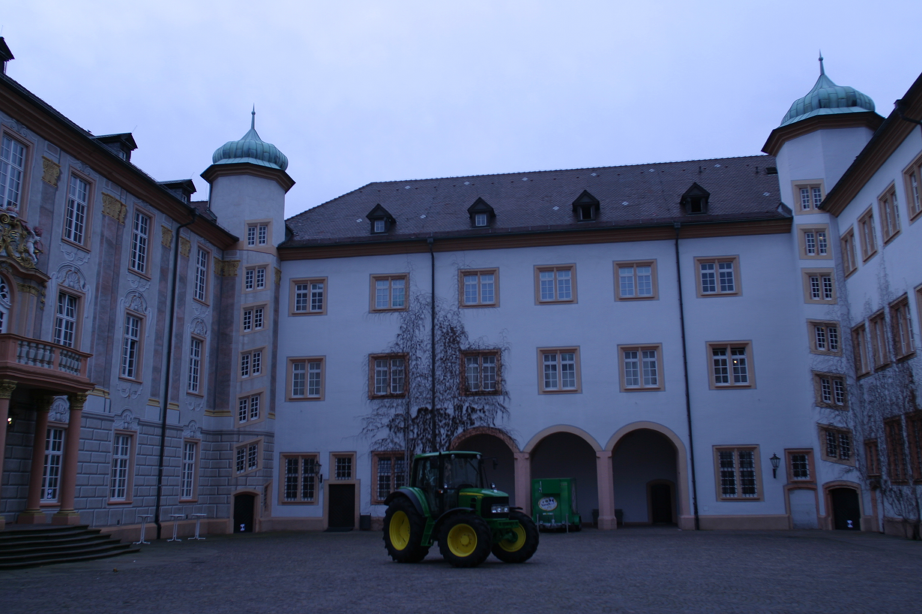
#> input picture LAB 3/Data/0000_s.png, 922 x 614 px
$ jupyter execute --allow-errors lab3.ipynb
#> lines starting #> are read from the running program, lines starting #| are printed output that depends on the picture
### LAB 3/utils.py
from collections.abc import Iterable
from typing import Optional

import numpy as np
from PIL import Image
import matplotlib.pyplot as plt
from mpl_toolkits import mplot3d
from mpl_toolkits.mplot3d import Axes3D


# [23 lines left out: functions projective2img, img2projective, homogeneous2euclidean, not called in this run]


def euclidean2homogeneous(x):
    """
    Take a 3D euclidean coordinate and add the 4th dimension of homogenous cordinate
    """
    assert x.shape[0] == 3, f'`x` shape {x.shape} expected (3,...) '
    return np.vstack((x, np.ones_like(x[0, ...])))


# [30 lines left out: functions line_draw, plot_img, optical_center, not called in this run]


def view_direction(P, x):
    v, resid, rank, s = np.linalg.lstsq(P[:, :3], x, rcond=None)
    return v


# [84 lines left out: functions draw_points, draw_lines, get_camera_frame_points, plot_camera, line_draw, plot_img, not called in this run]

### LAB 3/lab3.ipynb
# **Lab 3: Reconstruction from two views (knowing internal camera parameters)**

In this lab you will learn how to estimate the fundamental matrix that relates two images, corresponding to two different views of the same scene, given a set of correspondences between them. Also, you will learn how to triangulate the matching correspondences between two views of the same scene, by means of applying the Direct Linear Method (DLT). Then, you will compute the camera matrices of these images given the Fundamental Matrix and the Intrinsic Matrix, and will evaluate your triangulation method on these camera matrices by estimating the reprojection error in the triangulation.

The following file combines some text cells (Markdown cells) and code cells. Some parts of the code need to be completed. All tasks you need to complete are marked in <span style='color:Green'> green.  </span>

[cell 1]
from IPython.display import display, HTML
import numpy as np
from numpy import linalg as LA
import cv2
import math
import sys
import random
import matplotlib
from matplotlib import pyplot as plt
matplotlib.rcParams['figure.figsize'] = (19, 10)
from operator import itemgetter
from plotly import graph_objects as go
import copy
from tqdm import tqdm
from multiprocessing import Pool
import numpy as np
from time import time
from functools import partial

import utils
from utils import homogeneous2euclidean, euclidean2homogeneous, projective2img, img2projective

np.set_printoptions(precision=3)

## **1. Estimation of the fundamental matrix**

### **1.1 Normalized 8-point algorithm**

The first task is to create the function that estimates the fundamental matrix given a set of point correspondences between a pair of images.

<span style='color:Green'> - Complete the function "fundamental_matrix" below.  </span>

[cell 2]
def fundamental_matrix(points1, points2):
    assert points1.shape == points2.shape, "The number of points in both sets must be the same"
    assert points1.shape[0] >= 8, "At least 8 point correspondences are required"

    points1 = points1/points1[:, 2].reshape(-1, 1)
    points2 = points2/points2[:, 2].reshape(-1, 1)

    print(points1)

    # Set up the matrix A for the homogeneous system Af = 0
    A = np.zeros((points1.shape[0], 9))

    for i in range(points1.shape[0]):
        x1, y1, _ = points1[i]
        x2, y2, _ = points2[i]
        A[i] = [x2 * x1, x2 * y1, x2, y2 * x1, y2 * y1, y2, x1, y1, 1]

    # Solve Af = 0 using SVD, where f is the vectorized form of F
    _, _, Vt = np.linalg.svd(A)
    f = Vt[-1, :]

    # Reshape f into a 3x3 matrix to form the fundamental matrix F
    F = f.reshape(3, 3)

    # Enforce the rank-2 constraint using SVD
    U, S, Vt = np.linalg.svd(F)
    S[2] = 0  # Set the smallest singular value to 0
    F = np.dot(U, np.dot(np.diag(S), Vt))

    return F

In order to check that the completed function works properly you may use this code which is a toy example where we know the ground truth image.

<span style='color:Green'> - Complete the expression of the ground truth fundamental matrix.  </span>

[cell 3]
# Two camera matrices for testing purposes
P1 = np.zeros((3,4))
P1[0,0] = P1[1,1] = P1[2,2] = 1
angle = 15 # degrees
theta = np.radians(angle)
c, s = np.cos(theta), np.sin(theta)
R = np.array([[c, -s, 0], [s, c, 0], [0, 0, 1]])
t = np.array([[.3, .1, .2]])

P2 = np.concatenate((R, t.T), axis=1)
n = 8
rand = np.random.uniform(0,1,n)
rand = rand.reshape((1, n))
rand2 = np.random.uniform(0,1,2*n)
rand2 = rand2.reshape((2, n))
ones = np.ones((1,n))
X = np.concatenate((rand2, 3*rand, ones), axis=0)

x1_test = P1 @ X
x2_test = P2 @ X

print(x1_test,x2_test)

# Estimate fundamental matrix (you need to create this function)
F_es = fundamental_matrix(x1_test.T, x2_test.T)

# Ground truth fundamental matrix
F_gt = np.array([[0      ,-t[0, 2],t[0, 1] ],
                [t[0, 2] ,0       ,-t[0, 0]],
                [-t[0, 1],t[0, 0] ,0       ]])

# Evaluation: these two matrices should be very similar
F_gt = F_gt / LA.norm(F_gt)
F_es = np.sign(F_es[0,0])*F_es / LA.norm(F_es)
print(F_gt)
print(F_es)
print(LA.norm(F_gt-F_es))

### **1.2 Robust estimation of the fundamental matrix**

The goal of this section is to estimate the fundamental matrix in a practical situation where the image correspondences contain outliers. For that you will have to write the code of the robust version of the previous algorithm.

We will start by computing and visualizing the image matches.

[cell 4]
# Compute inage correspondences #

# Read images
img1 = cv2.imread('Data/0000_s.png',cv2.IMREAD_GRAYSCALE)
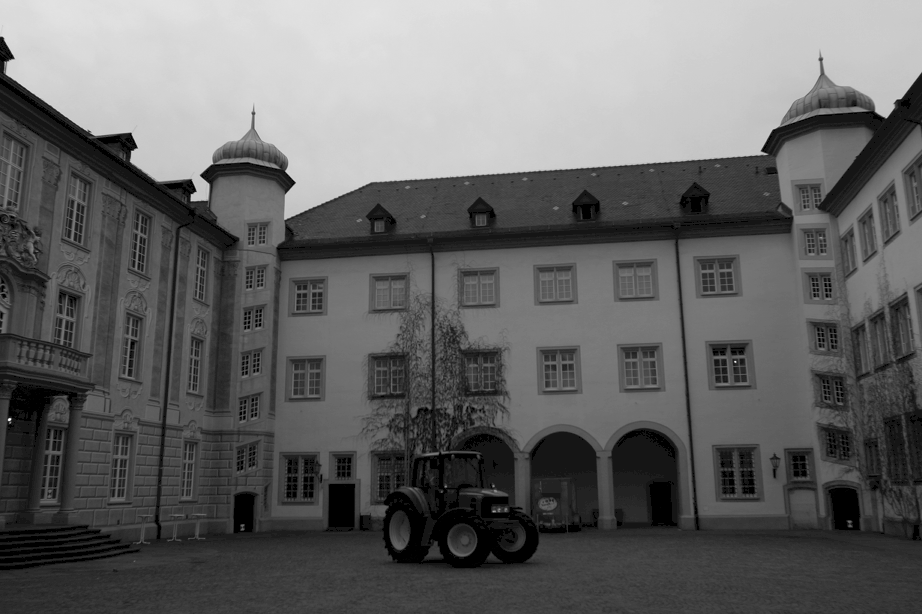
#> img1: shape (614, 922); min 0, max 255, mean 101
img2 = cv2.imread('Data/0001_s.png',cv2.IMREAD_GRAYSCALE)
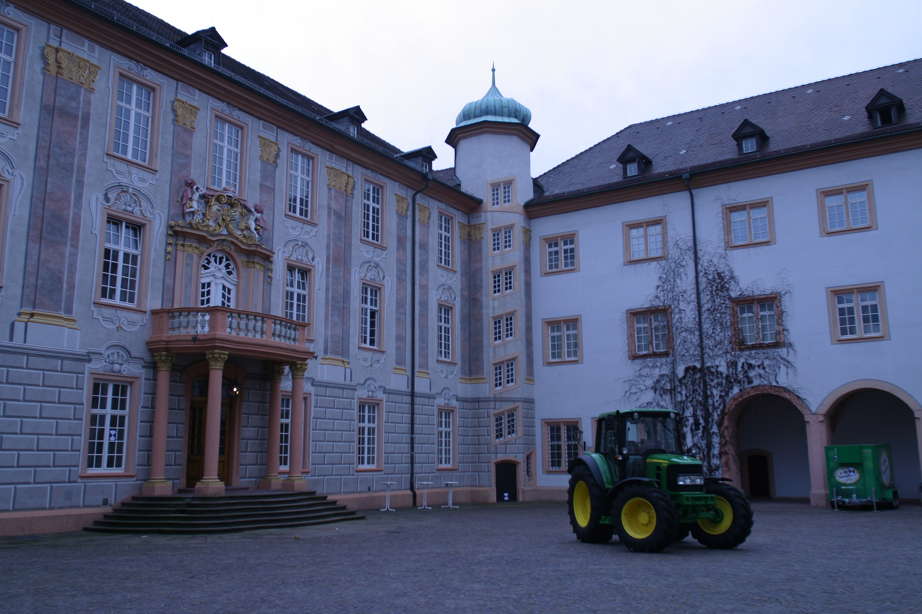
#> input picture LAB 3/Data/0001_s.png, 922 x 614 px
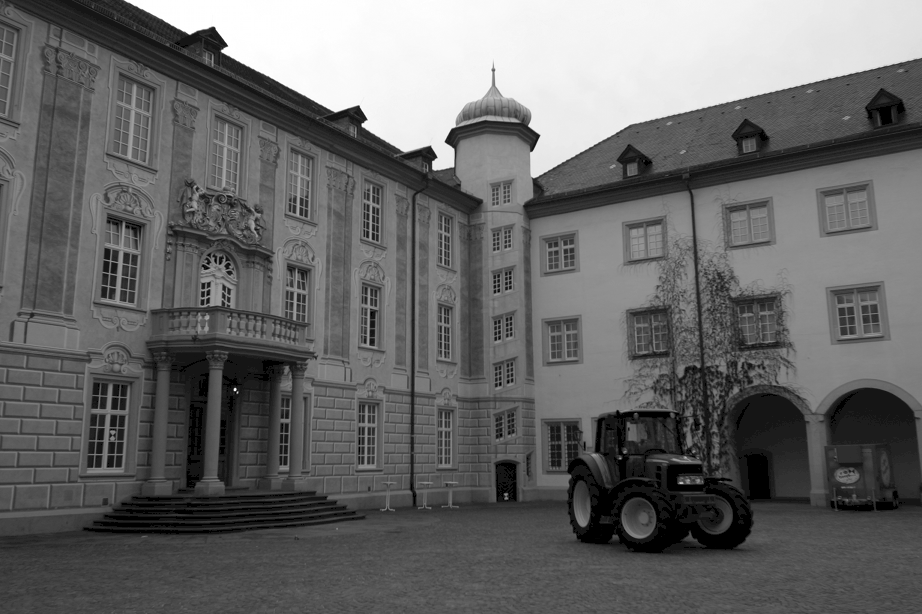
#> img2: shape (614, 922); min 0, max 255, mean 103.4

# Initiate ORB detector
orb = cv2.ORB_create(3000)
# find the keypoints and descriptors with ORB
kp1, des1 = orb.detectAndCompute(img1,None)
#> kp1 = 2999 keypoints; strongest (x, y, size): (294, 182, 31), (201, 175, 31), (293, 182, 37.2), (195, 190, 31)
kp2, des2 = orb.detectAndCompute(img2,None)
#> kp2 = 3000 keypoints; strongest (x, y, size): (226, 45, 31), (222, 50, 37.2), (226, 44, 37.2), (362, 124, 31)

# Keypoint matching
bf = cv2.BFMatcher(cv2.NORM_HAMMING, crossCheck=True)
matches = bf.match(des1,des2)
#> matches = 1023 matches

# Show "good" matches
img_12 = cv2.drawMatches(img1,kp1,img2,kp2,matches,None,flags=cv2.DrawMatchesFlags_NOT_DRAW_SINGLE_POINTS)
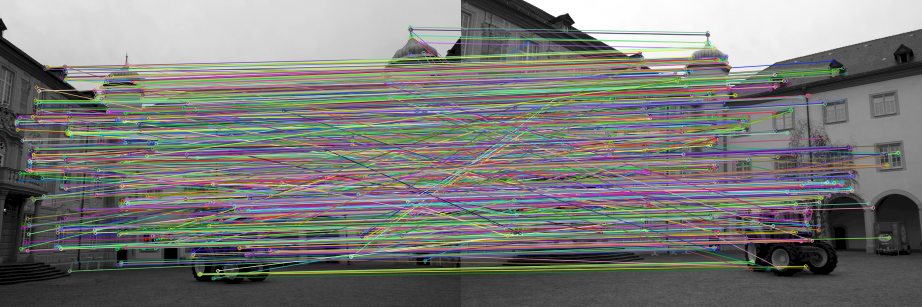
#> img_12: shape (614, 1844, 3) (shown at 1/2 size); mean of channels 0, 1, 2 119.6, 122.2, 121.8; drawn as B, G, R
plt.imshow(img_12)
#> (this line was passed over: IPython is not available in this run)
#> (the rest of this cell did not finish here and is left out)

<span style='color:Green'> - Write the function Ransac_fundamental_matrix that embeds in a RANSAC procedure the previous DLT algorithm for estimating the fundamental matrix. You may use the provided RANSAC function in lab 2 as a starting point.  </span>

Note: In order not to end up, eventually, in an infinite loop, it is recommended to set, at each iteration, the maximum number of iterarions to the maximum between a predefined maximum number of iterations by the user and the automatically estimated max. number of iterarions. The estimated number of iterations ensures we pick, with a probability of 0.99, an initial set of correspondences with no outliers.

[cell 5]
def Ransac_fundamental_matrix(points1, points2, th, max_it_0):

    # complete ...

    return F, inliers

[cell 6]
# Robust estimation of the fundamental matrix #
points1 = []
points2 = []
for m in matches:
    points1.append([kp1[m.queryIdx].pt[0], kp1[m.queryIdx].pt[1], 1])
    points2.append([kp2[m.trainIdx].pt[0], kp2[m.trainIdx].pt[1], 1])
#> after the loop, points1 = 1023 items, first 6: [54, 340, 1], [819, 59, 1], [822, 59, 1], [260, 234, 1], [565, 369, 1], [59, 336, 1]; points2 = 1023 items, first 6: [286, 313, 1], [410.4, 489.6, 1], [494, 70, 1], [504, 193, 1], [137.4, 223.9, 1], [228, 298.8, 1]

points1 = np.asarray(points1)
#> points1 = 1023 rows, first 8: [54, 340, 1], [819, 59, 1], [822, 59, 1], [260, 234, 1], [565, 369, 1], [59, 336, 1], [399, 549, 1], [493, 507, 1]
points1 = points1.T
points2 = np.asarray(points2)
#> points2 = 1023 rows, first 8: [286, 313, 1], [410.4, 489.6, 1], [494, 70, 1], [504, 193, 1], [137.4, 223.9, 1], [228, 298.8, 1], [689, 532, 1], [680.4, 477.6, 1]
points2 = points2.T

#> (the rest of this cell did not finish here and is left out)

inlier_matches = itemgetter(*indices_inlier_matches)(matches)

img_12 = cv2.drawMatches(img1,kp1,img2,kp2,inlier_matches,None,flags=cv2.DrawMatchesFlags_NOT_DRAW_SINGLE_POINTS)
plt.imshow(img_12)
fig = matplotlib.pyplot.gcf()
fig.set_size_inches(18.5, 10.5)
plt.show()

### **1.3 Epipolar lines**

Now the fundamental matrix has been estimated we are going to display some points and their corresponding epipolar lines.

<span style='color:Green'> - Complete the code that computes the epipolar lines in both images.  </span>

#> (a cell that did not finish here is left out)

## **2. Triangulation with the DLT method**

The first task is to implement the DLT method that will compute the 3D points corresponding to the matches of two images whose camera matrices are known. [See derivation of DLT here](https://www.cs.cmu.edu/~16385/s17/Slides/11.4_Triangulation.pdf)

<span style='color:Green'> - Create the function triangulate(x1, x2, P1, P2, imsize) that performs a triangulation with the homogeneous algebraic method (DLT)  </span>

The entries are (x1, x2, P1, P2, imsize), where:
- x1: array of shape (3, `n_points`), containing matching points in projective coordinates from Camera 1 reference frame
- x2: array of shape (3, `n_points`), containing matching points in projective coordinates from Camera 2 reference frame.
- P1: Camera 1 matrix of shape (3,4)
- P2: Camera 2 matrix of shape (3,4)
- imsize: Iterable with shape (2,) with the image size

The function should return:
- X: array of shape (4, `n_points`), containing the Homogenous Coordinates of the points in 3D space.

Test the triangulate function: use this code to validate that the function triangulate works properly

HINT: check numpy.linalg.svd

[cell 8]
# Write here the method for DLT triangulation
def triangulate(x1, x2, P1, P2, imsize) -> np.ndarray:
    assert P1.shape == (3,4) == P2.shape
    assert x1.shape == x2.shape and x1.shape[0] == 3
    '''
    Your implementation here
    '''
    raise NotImplementedError("You must implement this, don't forget")

Test the triangulation function with two Cameras and some random points. The average triangulation error should be lower than 10<sup>-8</sup>

[cell 9]
P1 = np.zeros((3,4))
P1[0,0]=P1[1,1]=P1[2,2]=1                            # Cam1 Canonical Camera Matrix

angle = 15
theta = np.radians(angle)
c = np.cos(theta)
s = np.sin(theta)
R = np.array([[c, -s, 0], [s, c, 0], [0, 0, 1]])     # Cam2 Rotation_z(theta[deg])
t = np.array([[1.1, .1, .2]])                         # Cam2 Translation(x[m], y[m], z[m])
P2 = np.concatenate((R, t.T), axis=1)

n_points = 20                                        # Number of data samples (points) (x,y,z)
X_eucl = np.random.uniform(0, 1, (3,n_points))       # Random points in 3D space on world reference frame
X_eucl[2,:] += 3                                     # Make points fit into the camera frame
X = euclidean2homogeneous(X_eucl)                    #

# Obtain the camera coordinates (rays) from each point.
x_proj1 = P1 @ X                                     # Project to Cam1 image coordinates (x,y,z)->[x_c1:y_c1:z_c1]
x_proj2 = P2 @ X                                     # Project to Cam2 image coordinates (x,y,z)->[x_c2:y_c2:z_c2]

# Estimate the 3D points (you need to create this function)
#> (the rest of this cell did not finish here and is left out)

 We will plot the results to check that the triangulated values are close to the ground truth

#> (a cell that did not finish here is left out)

[cell 11]
fig = go.Figure(layout=dict(height=400, width=550))
fig.add_trace(go.Scatter3d(x=X_eucl[0,:], y=X_eucl[1,:], z=X_eucl[2,:], mode='markers', marker=dict(size=6, color="black", opacity=0.5), name='Ground Truth'))
#> (the rest of this cell did not finish here and is left out)

## **3. Reconstruction from two views**

The goal of this section is to estimate the 3D reconstruction from two views in a practical situation where the image correspondences contain outliers.

To acomplish this you have to:

1. Find a set of point correspondences between the two images. This correspondences will contain noise/outliers, therefore we cannot use [Epipolar Geometry](https://www.cs.cmu.edu/~16385/s17/Slides/12.1_Epipolar_Geometry.pdf) to calculate the [Essential Matrix](https://www.cs.cmu.edu/~16385/s17/Slides/12.2_Essential_Matrix.pdf), but we can find the Fundamental Matrix.
2. Estimate the [Fundamental Matrix](https://www.cs.cmu.edu/~16385/s17/Slides/12.3_Fundamental_Matrix.pdf) relating the two camera images. Since correspondances are noisy we will use the [8-point Algorithm](https://www.cs.cmu.edu/~16385/s17/Slides/12.4_8Point_Algorithm.pdf) in combination with the RANSAC algorithm, to find a good estimate of $F$.
3. Calculate the Essential Matrix from the Fundamental Matrix
4. Find the two Camera Matrices.
### **3.1 Estimate the image matches**
(Code is provided)

[cell 12]
# Read images
img1 = cv2.imread('Data/0001_s.png',cv2.IMREAD_GRAYSCALE)
img2 = cv2.imread('Data/0002_s.png',cv2.IMREAD_GRAYSCALE)
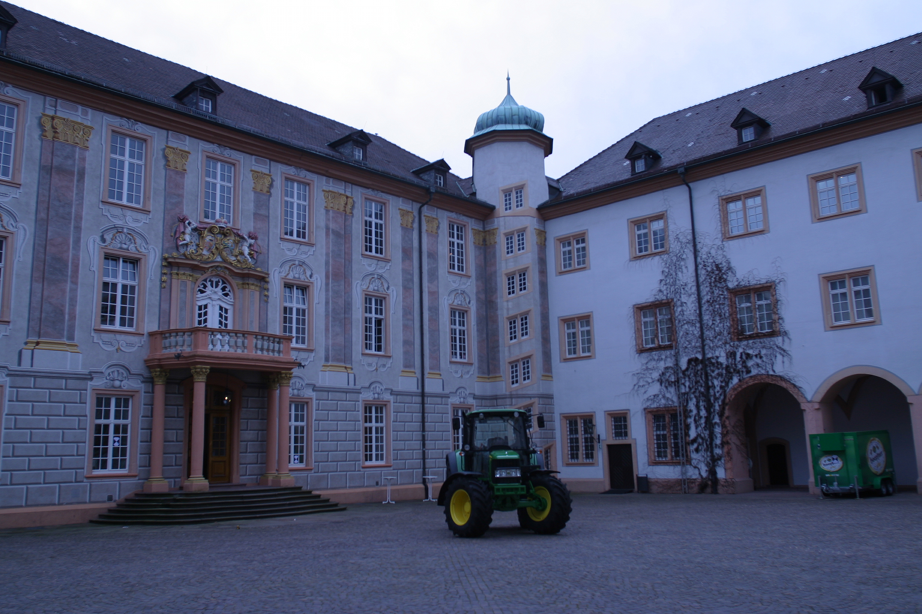
#> input picture LAB 3/Data/0002_s.png, 922 x 614 px
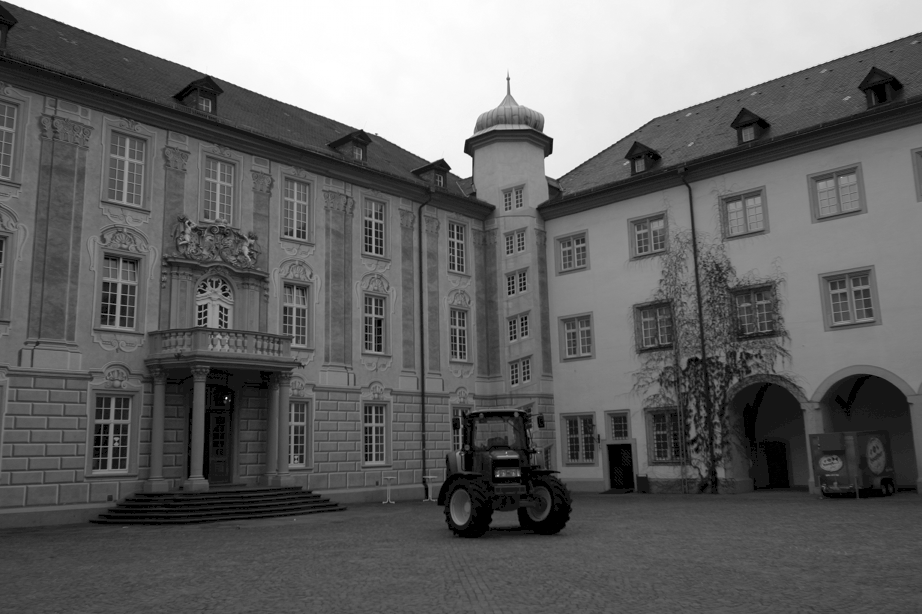
#> img2: shape (614, 922); min 0, max 255, mean 103.2
h, w = img1.shape
#> h = 614; w = 922

# Initiate ORB detector
orb = cv2.ORB_create(3000)
# find the keypoints and descriptors with ORB
kp1, des1 = orb.detectAndCompute(img1,None)
#> kp1 has the same summary as kp2
kp2, des2 = orb.detectAndCompute(img2,None)
#> kp2 = 3000 keypoints; strongest (x, y, size): (451, 171, 31), (464, 151, 31), (552, 139, 31), (442, 159, 31)

# Keypoint matching
bf = cv2.BFMatcher(cv2.NORM_HAMMING, crossCheck=True)
matches = bf.match(des1,des2)
#> matches = 1290 matches

# Show "good" matches
img_12 = cv2.drawMatches(img1,kp1,img2,kp2,matches,None,flags=cv2.DrawMatchesFlags_NOT_DRAW_SINGLE_POINTS)
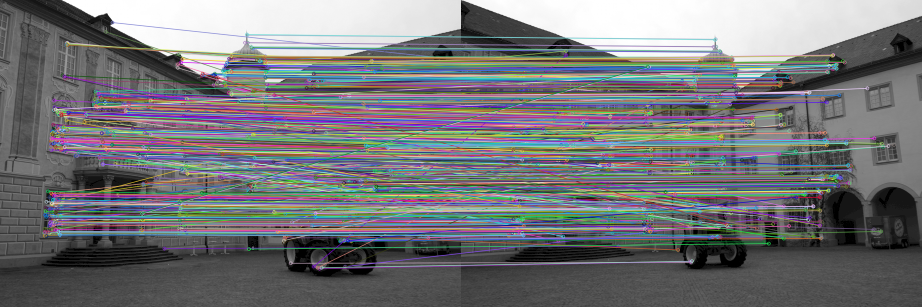
#> img_12: shape (614, 1844, 3) (shown at 1/2 size); mean of channels 0, 1, 2 120.3, 117.5, 116.8; drawn as B, G, R
#> (the rest of this cell did not finish here and is left out)

### **3.2 Estimate the Fundamental Matrix**
To find the Fundamental Matrix $F$ we will use the 8-point algorithm. However, using only 8 correspondences might lead to bad estimates of $F$. To find a robust estimate we will use the RANSAC algorithm. In simple words the algorithm samples randomly 8 correspondences and estimates $F_{estimated}$ for these samples, then it evaluates how well does $F_{estimated}$ fit the rest of the data. We repeat this process until a limit of iterations is reached and select the best estimated $F$.

(Code is provided)

[cell 13]
# Robust estimation of the fundamental matrix #
points1 = []
points2 = []
for m in matches:
    points1.append([kp1[m.queryIdx].pt[0], kp1[m.queryIdx].pt[1], 1])
    points2.append([kp2[m.trainIdx].pt[0], kp2[m.trainIdx].pt[1], 1])
#> after the loop, points1 = 1290 items, first 6: [115, 284, 1], [372, 217, 1], [685, 448, 1], [207, 315, 1], [277, 322, 1], [294, 268, 1]; points2 = 1290 items, first 6: [107, 443, 1], [370.8, 448.8, 1], [195.8, 322.6, 1], [227, 336, 1], [108, 313.9, 1], [292, 285, 1]

points1 = np.asarray(points1)
#> points1 = 1290 rows, first 8: [115, 284, 1], [372, 217, 1], [685, 448, 1], [207, 315, 1], [277, 322, 1], [294, 268, 1], [376, 308, 1], [510, 318, 1]
points1 = points1.T
points2 = np.asarray(points2)
#> points2 = 1290 rows, first 8: [107, 443, 1], [370.8, 448.8, 1], [195.8, 322.6, 1], [227, 336, 1], [108, 313.9, 1], [292, 285, 1], [113, 399, 1], [525, 318, 1]
points2 = points2.T

#> (the rest of this cell did not finish here and is left out)

inlier_matches = itemgetter(*indices_inlier_matches)(matches)

img_12 = cv2.drawMatches(img1,kp1,img2,kp2,inlier_matches,None,flags=cv2.DrawMatchesFlags_NOT_DRAW_SINGLE_POINTS)
fig = plt.figure()
plt.imshow(img_12)
plt.show()
